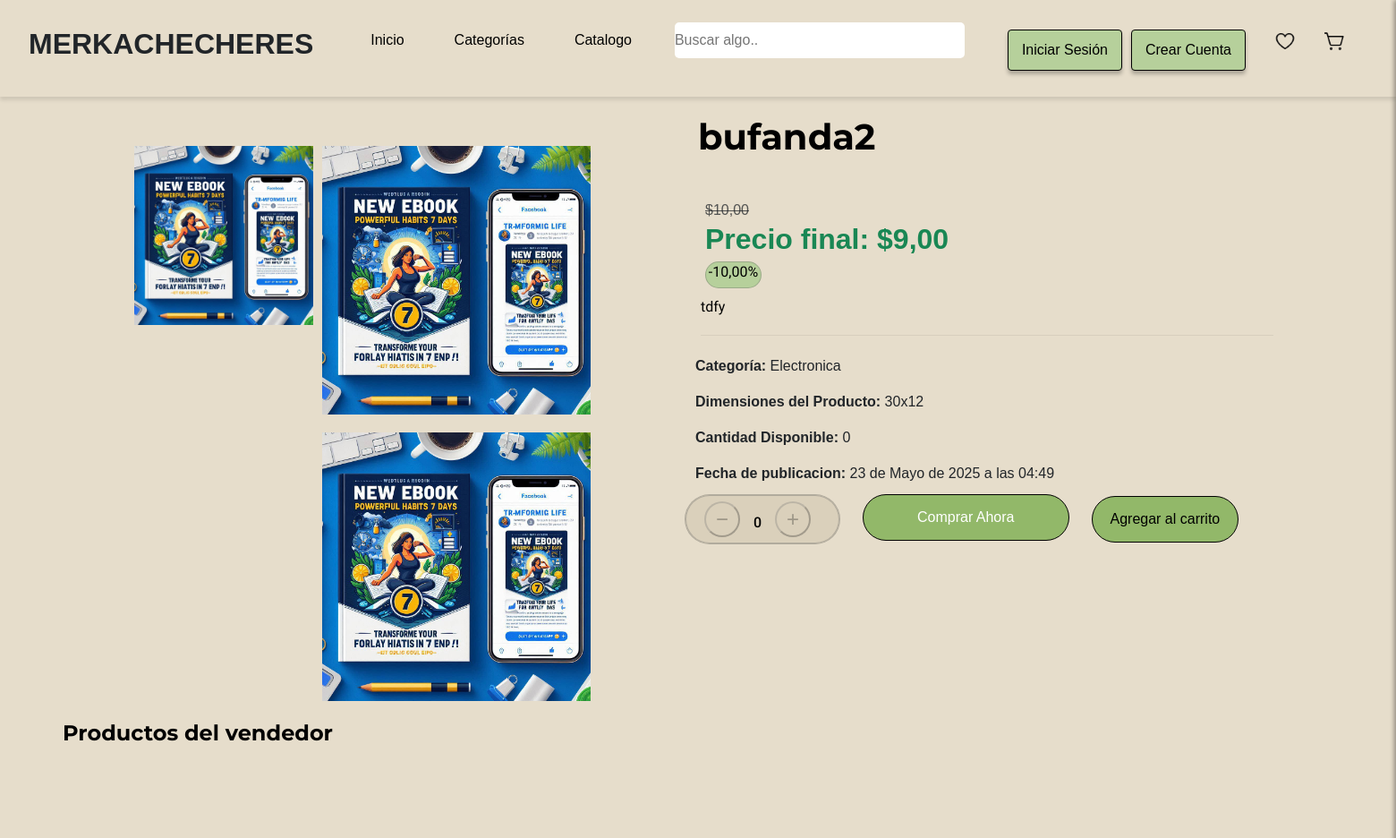
Page /producto/1/ (upper part) on the earlier database version.
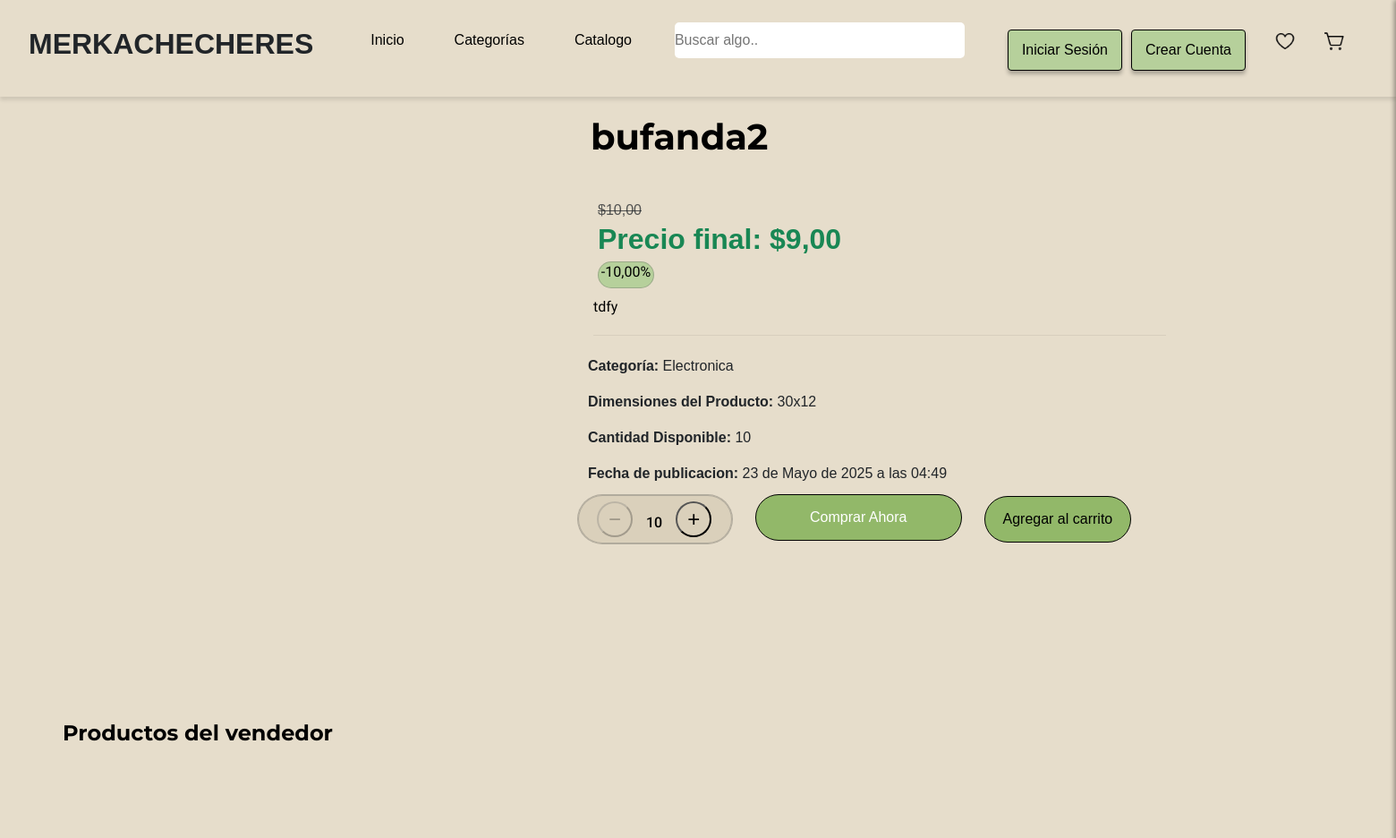
Same page on the later database version.
### merkachecheres/models.py (models this page shows, shortened)
class ImagenProducto(models.Model):
    producto = models.ForeignKey(Producto, on_delete=models.CASCADE, related_name='imagenes')
    imagen = models.ImageField(upload_to='productos/imagenes', validators=[validar_extension_imagen])

class Producto(models.Model):
    titulo = models.CharField(max_length=255)
    precio = models.DecimalField(max_digits=10, decimal_places=2, default=0.0)
    descuento = models.DecimalField(max_digits=5, decimal_places=2, null=True, blank=True)
    dimensiones = models.CharField(max_length=100, null=True, blank=True)
    stock = models.IntegerField()
    marca = models.CharField(max_length=100, null=True, blank=True)
    vendedor = models.ForeignKey(
        Usuario,
        on_delete=models.CASCADE,
        related_name='productos',
        null=True,  # Permitir valores nulos temporalmente
        blank=True  # Permitir que el formulario no requiera este campo
    )
    categoria = models.ForeignKey(Categoria, on_delete=models.SET_NULL, null=True, blank=True)
    descripcion = models.TextField()
    fecha_publicacion = models.DateTimeField(auto_now_add=True)

class Categoria(models.Model):
    nombre = models.CharField(max_length=100, unique=True)

### merkachecheres/views.py (the view, shortened to what this page needs)
# urls.py: path('producto/<int:producto_id>/', views.producto, name='producto'),
def producto(request, producto_id):
    carrito = request.session.get('carrito', {})
    total_cantidad = len(carrito)
    try:
        producto = Producto.objects.get(id=producto_id)
        imagenes = producto.imagenes.all()
        productos_vendedor = Producto.objects.filter(vendedor=producto.vendedor).exclude(id=producto_id)
        carrito = request.session.get('carrito', {})
        total_carrito = sum(item['precio'] * item['cantidad'] for item in carrito.values())
        resenas = producto.resenas.select_related('usuario').order_by('-fecha')
        if producto.descuento:
            precio_final = producto.precio - (producto.precio * producto.descuento / 100)
        else:
            precio_final = producto.precio
    except Producto.DoesNotExist:
        messages.error(request, "El producto no existe.")
        return redirect('index')
    return render(request, 'producto.html', {
        'producto': producto,
        'imagenes': imagenes,
        'productos_vendedor': productos_vendedor,
        'total_carrito': total_carrito,
        'resenas': resenas,
        'precio_final': precio_final,
        'total_cantidad': total_cantidad
    })

### merkachecheres/templates/producto.html (shortened to what the changed rows need)
{% load static %}
<!DOCTYPE html>
<html lang="en">
<head>
    <link rel="stylesheet" href="{% static 'css/carrito.css' %}">
    <link rel="stylesheet" href="{% static 'css/producto.css' %}">
    <link rel="stylesheet" href="{% static 'css/styleguide.css' %}">
    <link href="https://cdn.jsdelivr.net/npm/bootstrap@5.3.3/dist/css/bootstrap.min.css" rel="stylesheet"
>
    <link rel="stylesheet" href="scripts.js">
</head>
<body>
                                {% include 'user_sidebar.html' %}
    <main>
        <section class="sectionMainGeneralContainer">
            <div class="imgMainGeneralContainer">
                <div class="ImgContainerColumn">
                    {% with producto.imagenes.all|slice:":3" as imagenes %}
                        {% if imagenes|length > 0 %}
                            <div class="ImgContainerColum1">
                                <img src="{{ imagenes.0.imagen.url }}" alt="{{ producto.titulo }}" class="product-img">
                            </div>
                        {% endif %}
                    {% endwith %}
                </div>
                <div class="ImgContainerGrande">
                    {% if producto.imagenes.all|length > 0 %}
                        <img src="{{ producto.imagenes.first.imagen.url }}" id="ImgGrandeColum" alt="{{ producto.titulo }}" class="product-img">
                    {% endif %}
                    <div class="ImgContainerGrande2">
                        {% if producto.imagenes.all|length > 0 %}
                            <img src="{{ producto.imagenes.first.imagen.url }}" id="ImgGrandeColum" alt="{{ producto.titulo }}" class="product-img">
                        {% endif %}
                    </div>
                </div>
            </div>
            <div class="detailsProductContainerGeneral">
                <div class="tittleProductContainer">
                        <div class="xxx">
                            <h2 id="tittleText">{{ producto.titulo }}</h2>
                        </div>
                </div>
                <div class="priceContainerGeneral">
                    <div class="priceContainer">
                        <div class="precioContainerValorContainer">
                            <h2 id="precioText">
                                {% if producto.descuento %}
                                    <span class="text-muted" style="text-decoration:line-through;font-size:1rem;">
                                        ${{ producto.precio|floatformat:2 }}
                                    </span>
                                    <br>
                                    <span class="text-success fw-bold">
                                        Precio final: ${{ precio_final|floatformat:2 }}
                                    </span>
                                {% else %}
                                    ${{ producto.precio|floatformat:2 }}
                                {% endif %}
                            </h2>
                        </div>
                    </div>
                    {% if producto.descuento %}
                        <div class="descuentoContainerPorcentaje">
                            <div class="descuentoDiv">
                                <h3 id="descuentoText40"> -{{ producto.descuento }}%</h3>
                            </div>
                        </div>
                    {% endif %}
                </div>
                <div class="descriptionProductContainer">
                    <h4 id="descriptionText">{{ producto.descripcion }}</h4>
                    <div class="linea1"></div>
                </div>
                <div class="colorContainerGeneral">
                    <div class="additionalDetails">
                        <p><strong>Categoría:</strong> {{ producto.categoria.nombre }}</p>
                            {% if producto.dimensiones %}
                                <p><strong>Dimensiones del Producto: </strong> {{ producto.dimensiones }}</p>
                            {% endif %}
                            <p><strong>Cantidad Disponible:</strong> {{ producto.stock }}</p>
                            <p><strong>Fecha de publicacion:</strong> {{ producto.fecha_publicacion }}</p>
                    </div>
                </div>
                <div class="buttonycantidadContainerGeneral">
                    <div class="cantidadContainerGeneral">
                        <div class="cantidadContainerGeneral">
                            <div class="cantidadContainer">
                                <div class="cantidadObjetosContainer">
                                    <div class="cantidadObjetosContainer">
                                        <button class="contador-btn" id="btn-restar" type="button">−</button>
                                        <div class="cantidadNumberContainer">
                                            <h2 id="cantidadText" min="1" max="{{ producto.stock }}">{{ producto.stock }}</h2>
                                        </div>
                                        <button class="contador-btn" id="btn-sumar" type="button">+</button>
                                    </div>
                                </div>
                            </div>
                        </div>
                    </div>
            </div>
        </section>
        <section class="sellerContainerMayor">
            <div class="sellerContainerGeneral">
                <div class="titleVendedorContainer">
                    <h2 id="vendedorTittle">Productos del vendedor</h2>
                </div>
            </div>
        </section>
</main>
</body>
</html>

Differences in the rows shown:
removed ImagenProducto: imagen (picture)
changed Producto "bufanda2": stock "0" → "10"
